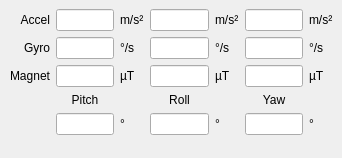
<?xml version="1.0" encoding="UTF-8"?>
<ui version="4.0">
 <class>RawReadsWidget</class>
 <widget class="QWidget" name="RawReadsWidget">
  <property name="geometry">
   <rect>
    <x>0</x>
    <y>0</y>
    <width>342</width>
    <height>158</height>
   </rect>
  </property>
  <property name="windowTitle">
   <string>Form</string>
  </property>
  <layout class="QGridLayout" name="gridLayout_2">
   <property name="leftMargin">
    <number>0</number>
   </property>
   <property name="topMargin">
    <number>0</number>
   </property>
   <property name="rightMargin">
    <number>0</number>
   </property>
   <property name="bottomMargin">
    <number>0</number>
   </property>
   <item row="0" column="0">
    <widget class="QWidget" name="widget_3" native="true">
     <layout class="QGridLayout" name="gridLayout">
      <item row="0" column="6">
       <widget class="QLineEdit" name="lbAccelZ">
        <property name="alignment">
         <set>Qt::AlignRight|Qt::AlignTrailing|Qt::AlignVCenter</set>
        </property>
        <property name="readOnly">
         <bool>true</bool>
        </property>
       </widget>
      </item>
      <item row="1" column="2">
       <widget class="QLineEdit" name="lbGyroX">
        <property name="alignment">
         <set>Qt::AlignRight|Qt::AlignTrailing|Qt::AlignVCenter</set>
        </property>
        <property name="readOnly">
         <bool>true</bool>
        </property>
       </widget>
      </item>
      <item row="4" column="2">
       <widget class="QLineEdit" name="lbPitch">
        <property name="alignment">
         <set>Qt::AlignRight|Qt::AlignTrailing|Qt::AlignVCenter</set>
        </property>
        <property name="readOnly">
         <bool>true</bool>
        </property>
       </widget>
      </item>
      <item row="1" column="5">
       <widget class="QLabel" name="label_11">
        <property name="text">
         <string>°/s</string>
        </property>
       </widget>
      </item>
      <item row="2" column="0">
       <widget class="QLabel" name="label_5">
        <property name="text">
         <string>Magnet</string>
        </property>
        <property name="alignment">
         <set>Qt::AlignRight|Qt::AlignTrailing|Qt::AlignVCenter</set>
        </property>
       </widget>
      </item>
      <item row="4" column="6">
       <widget class="QLineEdit" name="lbYaw">
        <property name="alignment">
         <set>Qt::AlignRight|Qt::AlignTrailing|Qt::AlignVCenter</set>
        </property>
        <property name="readOnly">
         <bool>true</bool>
        </property>
       </widget>
      </item>
      <item row="0" column="2">
       <widget class="QLineEdit" name="lbAccelX">
        <property name="alignment">
         <set>Qt::AlignRight|Qt::AlignTrailing|Qt::AlignVCenter</set>
        </property>
        <property name="readOnly">
         <bool>true</bool>
        </property>
       </widget>
      </item>
      <item row="0" column="0">
       <widget class="QLabel" name="label_3">
        <property name="text">
         <string>Accel</string>
        </property>
        <property name="alignment">
         <set>Qt::AlignRight|Qt::AlignTrailing|Qt::AlignVCenter</set>
        </property>
       </widget>
      </item>
      <item row="3" column="4">
       <widget class="QLabel" name="label_7">
        <property name="text">
         <string>Roll</string>
        </property>
        <property name="alignment">
         <set>Qt::AlignCenter</set>
        </property>
       </widget>
      </item>
      <item row="2" column="6">
       <widget class="QLineEdit" name="lbMagZ">
        <property name="alignment">
         <set>Qt::AlignRight|Qt::AlignTrailing|Qt::AlignVCenter</set>
        </property>
        <property name="readOnly">
         <bool>true</bool>
        </property>
       </widget>
      </item>
      <item row="2" column="4">
       <widget class="QLineEdit" name="lbMagY">
        <property name="alignment">
         <set>Qt::AlignRight|Qt::AlignTrailing|Qt::AlignVCenter</set>
        </property>
        <property name="readOnly">
         <bool>true</bool>
        </property>
       </widget>
      </item>
      <item row="3" column="2">
       <widget class="QLabel" name="label_6">
        <property name="text">
         <string>Pitch</string>
        </property>
        <property name="alignment">
         <set>Qt::AlignCenter</set>
        </property>
       </widget>
      </item>
      <item row="3" column="6">
       <widget class="QLabel" name="label_8">
        <property name="text">
         <string>Yaw</string>
        </property>
        <property name="alignment">
         <set>Qt::AlignCenter</set>
        </property>
       </widget>
      </item>
      <item row="1" column="0">
       <widget class="QLabel" name="label_4">
        <property name="text">
         <string>Gyro</string>
        </property>
        <property name="alignment">
         <set>Qt::AlignRight|Qt::AlignTrailing|Qt::AlignVCenter</set>
        </property>
       </widget>
      </item>
      <item row="1" column="6">
       <widget class="QLineEdit" name="lbGyroZ">
        <property name="alignment">
         <set>Qt::AlignRight|Qt::AlignTrailing|Qt::AlignVCenter</set>
        </property>
        <property name="readOnly">
         <bool>true</bool>
        </property>
       </widget>
      </item>
      <item row="0" column="5">
       <widget class="QLabel" name="label">
        <property name="text">
         <string>m/s²</string>
        </property>
       </widget>
      </item>
      <item row="2" column="2">
       <widget class="QLineEdit" name="lbMagX">
        <property name="alignment">
         <set>Qt::AlignRight|Qt::AlignTrailing|Qt::AlignVCenter</set>
        </property>
        <property name="readOnly">
         <bool>true</bool>
        </property>
       </widget>
      </item>
      <item row="2" column="3">
       <widget class="QLabel" name="label_13">
        <property name="text">
         <string>µT</string>
        </property>
       </widget>
      </item>
      <item row="1" column="3">
       <widget class="QLabel" name="label_10">
        <property name="text">
         <string>°/s</string>
        </property>
       </widget>
      </item>
      <item row="8" column="2">
       <spacer name="verticalSpacer">
        <property name="orientation">
         <enum>Qt::Vertical</enum>
        </property>
        <property name="sizeHint" stdset="0">
         <size>
          <width>20</width>
          <height>40</height>
         </size>
        </property>
       </spacer>
      </item>
      <item row="0" column="7">
       <widget class="QLabel" name="label_9">
        <property name="text">
         <string>m/s²</string>
        </property>
       </widget>
      </item>
      <item row="0" column="4">
       <widget class="QLineEdit" name="lbAccelY">
        <property name="alignment">
         <set>Qt::AlignRight|Qt::AlignTrailing|Qt::AlignVCenter</set>
        </property>
        <property name="readOnly">
         <bool>true</bool>
        </property>
       </widget>
      </item>
      <item row="0" column="3">
       <widget class="QLabel" name="label_2">
        <property name="text">
         <string>m/s²</string>
        </property>
       </widget>
      </item>
      <item row="1" column="4">
       <widget class="QLineEdit" name="lbGyroY">
        <property name="alignment">
         <set>Qt::AlignRight|Qt::AlignTrailing|Qt::AlignVCenter</set>
        </property>
        <property name="readOnly">
         <bool>true</bool>
        </property>
       </widget>
      </item>
      <item row="2" column="5">
       <widget class="QLabel" name="label_14">
        <property name="text">
         <string>µT</string>
        </property>
       </widget>
      </item>
      <item row="2" column="7">
       <widget class="QLabel" name="label_15">
        <property name="text">
         <string>µT</string>
        </property>
       </widget>
      </item>
      <item row="1" column="7">
       <widget class="QLabel" name="label_12">
        <property name="text">
         <string>°/s</string>
        </property>
       </widget>
      </item>
      <item row="4" column="4">
       <widget class="QLineEdit" name="lbRoll">
        <property name="alignment">
         <set>Qt::AlignRight|Qt::AlignTrailing|Qt::AlignVCenter</set>
        </property>
        <property name="readOnly">
         <bool>true</bool>
        </property>
       </widget>
      </item>
      <item row="4" column="3">
       <widget class="QLabel" name="label_31">
        <property name="text">
         <string>°</string>
        </property>
       </widget>
      </item>
      <item row="4" column="5">
       <widget class="QLabel" name="label_32">
        <property name="text">
         <string>°</string>
        </property>
       </widget>
      </item>
      <item row="4" column="7">
       <widget class="QLabel" name="label_33">
        <property name="text">
         <string>°</string>
        </property>
       </widget>
      </item>
     </layout>
    </widget>
   </item>
  </layout>
 </widget>
 <resources/>
 <connections/>
</ui>
